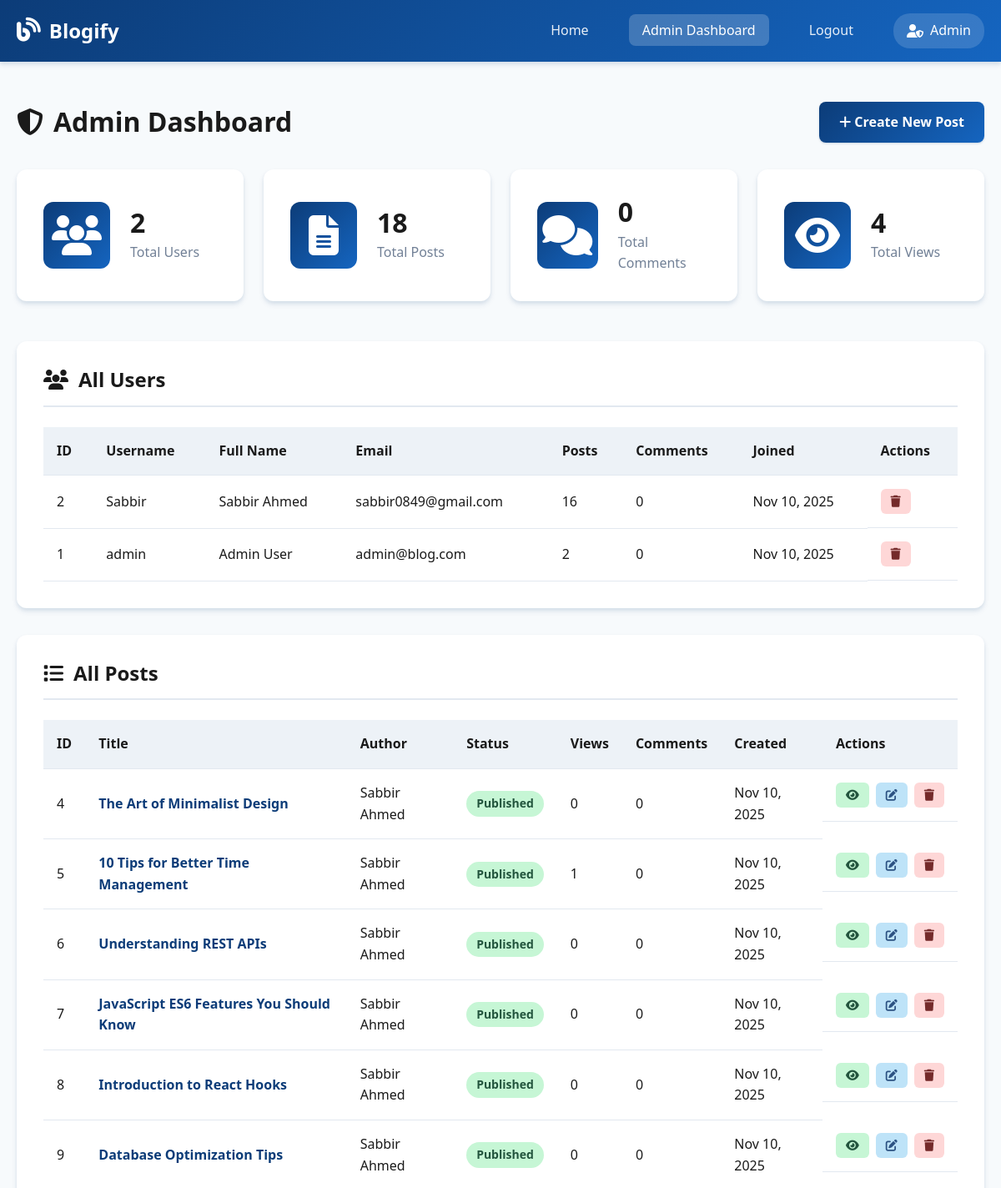
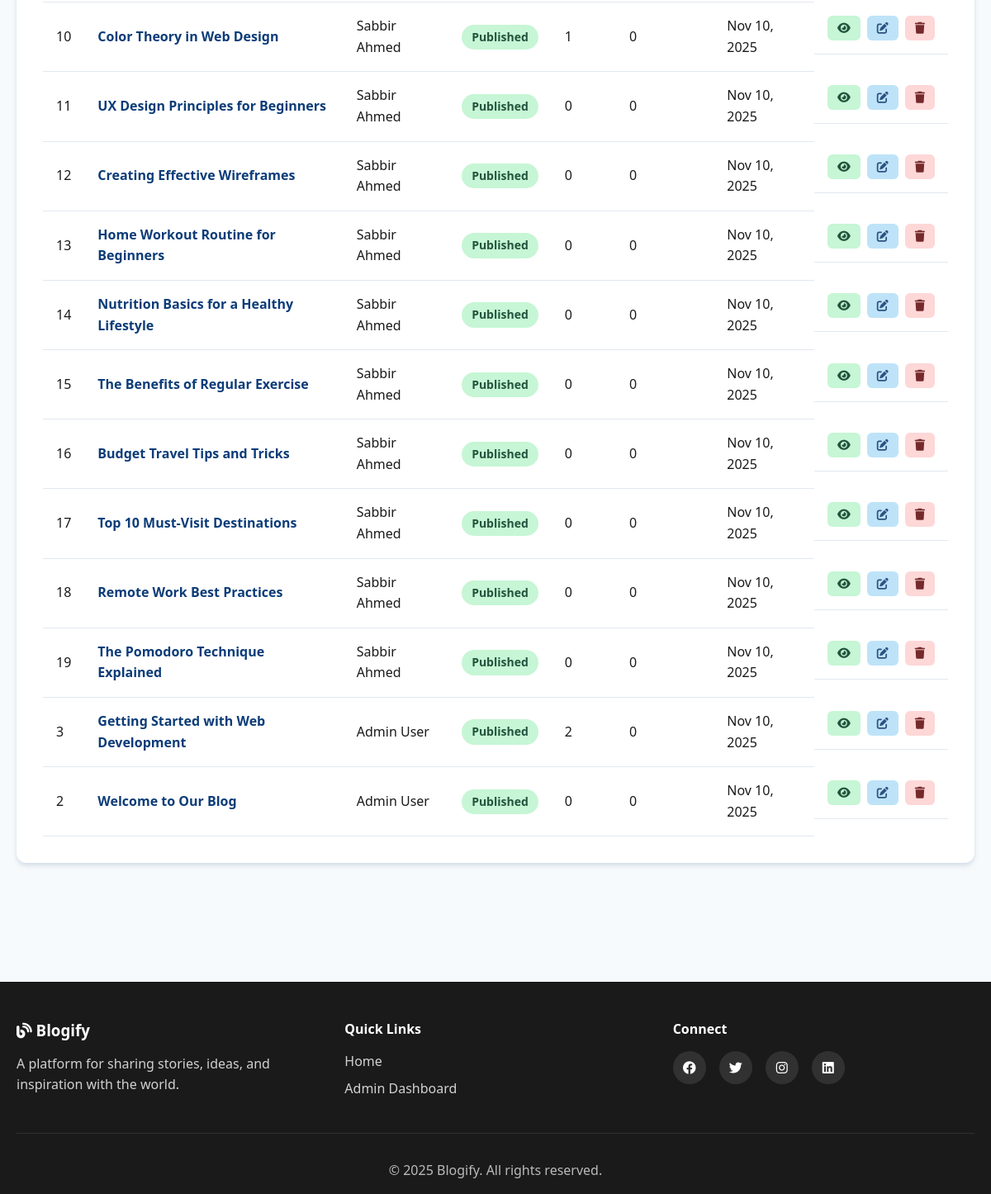
Screenshot of /admin/dashboard.php (signed in) with the database file from the repository (2 pictures, top to bottom).
### tables this page shows
CREATE TABLE `users` (
  `id` int NOT NULL,
  `username` varchar(50) NOT NULL,
  `email` varchar(100) NOT NULL,
  `password` varchar(255) NOT NULL,
  `full_name` varchar(100) NOT NULL,
  `bio` text,
  `created_at` timestamp NOT NULL DEFAULT CURRENT_TIMESTAMP,
  `updated_at` timestamp NOT NULL DEFAULT CURRENT_TIMESTAMP ON UPDATE CURRENT_TIMESTAMP
);

CREATE TABLE `posts` (
  `id` int NOT NULL,
  `user_id` int NOT NULL,
  `title` varchar(255) NOT NULL,
  `slug` varchar(255) NOT NULL,
  `content` text NOT NULL,
  `status` enum('draft','published') DEFAULT 'published',
  `views` int DEFAULT '0',
  `created_at` timestamp NOT NULL DEFAULT CURRENT_TIMESTAMP,
  `updated_at` timestamp NOT NULL DEFAULT CURRENT_TIMESTAMP ON UPDATE CURRENT_TIMESTAMP
);

### admin/dashboard.php (the view, shortened to what this page needs)
<?php
require_once '../config/db.php';
$total_users_query = "SELECT COUNT(*) as count FROM users";
$total_users = $conn->query($total_users_query)->fetch_assoc()['count'];
$total_posts_query = "SELECT COUNT(*) as count FROM posts";
$total_posts = $conn->query($total_posts_query)->fetch_assoc()['count'];
$total_comments_query = "SELECT COUNT(*) as count FROM comments";
$total_comments = $conn->query($total_comments_query)->fetch_assoc()['count'];
$total_views_query = "SELECT SUM(views) as total FROM posts";
$total_views = $conn->query($total_views_query)->fetch_assoc()['total'] ?? 0;
$users_query = "SELECT u.*,
                (SELECT COUNT(*) FROM posts WHERE user_id = u.id) as post_count,
                (SELECT COUNT(*) FROM comments WHERE user_id = u.id) as comment_count
                FROM users u
                ORDER BY u.created_at DESC";
$users_result = $conn->query($users_query);
$users = [];
while ($row = $users_result->fetch_assoc()) {
    $users[] = $row;
}
$posts_query = "SELECT p.*, u.username, u.full_name,
                (SELECT COUNT(*) FROM comments WHERE post_id = p.id) as comment_count
                FROM posts p
                JOIN users u ON p.user_id = u.id
                ORDER BY p.created_at DESC";
$posts_result = $conn->query($posts_query);
$posts = [];
while ($row = $posts_result->fetch_assoc()) {
    $posts[] = $row;
}
?>
<?php include 'header.php'; ?>
    <section class="dashboard-section">
        <div class="container">
            <div class="dashboard-header">
                <h1><i class="fas fa-shield-alt"></i> Admin Dashboard</h1>
                <a href="create-post.php" class="btn-primary">
                    <i class="fas fa-plus"></i> Create New Post
                </a>
            </div>
            <div class="stats-grid">
                <div class="stat-card">
                    <div class="stat-icon">
                        <i class="fas fa-users"></i>
                    </div>
                    <div class="stat-content">
                        <h3><?php echo $total_users; ?></h3>
                        <p>Total Users</p>
                    </div>
                </div>
                <div class="stat-card">
                    <div class="stat-icon">
                        <i class="fas fa-file-alt"></i>
                    </div>
                    <div class="stat-content">
                        <h3><?php echo $total_posts; ?></h3>
                        <p>Total Posts</p>
                    </div>
                </div>
                <div class="stat-card">
                    <div class="stat-icon">
                        <i class="fas fa-comments"></i>
                    </div>
                    <div class="stat-content">
                        <h3><?php echo $total_comments; ?></h3>
                        <p>Total Comments</p>
                    </div>
                </div>
                <div class="stat-card">
                    <div class="stat-icon">
                        <i class="fas fa-eye"></i>
                    </div>
                    <div class="stat-content">
                        <h3><?php echo number_format($total_views); ?></h3>
                        <p>Total Views</p>
                    </div>
                </div>
            </div>
            <div class="dashboard-card">
                <h2><i class="fas fa-users"></i> All Users</h2>
                <div class="table-responsive">
                    <table class="data-table">
                        <thead>
                            <tr>
                                <th>ID</th>
                                <th>Username</th>
                                <th>Full Name</th>
                                <th>Email</th>
                                <th>Posts</th>
                                <th>Comments</th>
                                <th>Joined</th>
                                <th>Actions</th>
                            </tr>
                        </thead>
                        <tbody>
                            <?php foreach ($users as $user): ?>
                                <tr>
                                    <td><?php echo $user['id']; ?></td>
                                    <td><?php echo htmlspecialchars($user['username']); ?></td>
                                    <td><?php echo htmlspecialchars($user['full_name']); ?></td>
                                    <td><?php echo htmlspecialchars($user['email']); ?></td>
                                    <td><?php echo $user['post_count']; ?></td>
                                    <td><?php echo $user['comment_count']; ?></td>
                                    <td><?php echo date('M d, Y', strtotime($user['created_at'])); ?></td>
                                    <td class="actions">
                                        <a href="dashboard.php?action=delete_user&id=<?php echo $user['id']; ?>"
                                           class="btn-action btn-delete"
                                           title="Delete"
                                           onclick="return confirm('Are you sure you want to delete this user? This will also delete all their posts and comments.');">
                                            <i class="fas fa-trash"></i>
                                        </a>
                                    </td>
                                </tr>
                            <?php endforeach; ?>
                        </tbody>
                    </table>
                </div>
            </div>
            <div class="dashboard-card">
                <h2><i class="fas fa-list"></i> All Posts</h2>
                <div class="table-responsive">
                    <table class="data-table">
                        <thead>
                            <tr>
                                <th>ID</th>
                                <th>Title</th>
                                <th>Author</th>
                                <th>Status</th>
                                <th>Views</th>
                                <th>Comments</th>
                                <th>Created</th>
                                <th>Actions</th>
                            </tr>
                        </thead>
                        <tbody>
                            <?php foreach ($posts as $post): ?>
                                <tr>
                                    <td><?php echo $post['id']; ?></td>
                                    <td>
                                        <a href="../post.php?slug=<?php echo urlencode($post['slug']); ?>" class="post-title-link">
                                            <?php echo htmlspecialchars($post['title']); ?>
                                        </a>
                                    </td>
                                    <td><?php echo htmlspecialchars($post['full_name']); ?></td>
                                    <td>
                                        <span class="badge badge-<?php echo $post['status']; ?>">
                                            <?php echo ucfirst($post['status']); ?>
                                        </span>
                                    </td>
                                    <td><?php echo number_format($post['views']); ?></td>
                                    <td><?php echo $post['comment_count']; ?></td>
                                    <td><?php echo date('M d, Y', strtotime($post['created_at'])); ?></td>
                                    <td class="actions">
                                        <a href="../post.php?slug=<?php echo urlencode($post['slug']); ?>"
                                           class="btn-action btn-view"
                                           title="View"
                                           target="_blank">
                                            <i class="fas fa-eye"></i>
                                        </a>
                                        <a href="edit-post.php?id=<?php echo $post['id']; ?>"
                                           class="btn-action btn-edit"
                                           title="Edit">
                                            <i class="fas fa-edit"></i>
                                        </a>
                                        <a href="dashboard.php?action=delete_post&id=<?php echo $post['id']; ?>"
                                           class="btn-action btn-delete"
                                           title="Delete"
                                           onclick="return confirm('Are you sure you want to delete this post?');">
                                            <i class="fas fa-trash"></i>
                                        </a>
                                    </td>
                                </tr>
                            <?php endforeach; ?>
                        </tbody>
                    </table>
                </div>
            </div>
        </div>
    </section>
    <?php include 'footer.php'; ?>

### assets/css/style.css (style rules this page uses)
* { margin: 0; padding: 0; box-sizing: border-box; }
:root { --primary-color: #0C3C78; --primary-dark: #082a54; --secondary-color: #1565C0; --accent-color: #2196F3; --text-primary: #1a1a1a; --text-secondary: #4a5568; --text-light: #718096; --bg-primary: #ffffff; --bg-secondary: #f7fafc; --bg-gray: #edf2f7; --border-color: #e2e8f0; --success: #48bb78; --error: #f56565; --warning: #ed8936; --shadow-sm: 0 1px 3px rgba(12, 60, 120, 0.12), 0 1px 2px rgba(12, 60, 120, 0.08); --shadow-md: 0 4px 6px rgba(12, 60, 120, 0.1), 0 2px 4px rgba(12, 60, 120, 0.06); --shadow-lg: 0 10px 15px rgba(12, 60, 120, 0.1), 0 4px 6px rgba(12, 60, 120, 0.05); --shadow-xl: 0 20px 25px rgba(12, 60, 120, 0.15), 0 10px 10px rgba(12, 60, 120, 0.04); --transition: all 0.3s cubic-bezier(0.4, 0, 0.2, 1); --header-z: 10060; --nav-z: 10070; --overlay-z: 10049; --toggle-z: 10061; }
body { font-family: 'Segoe UI', Tahoma, Geneva, Verdana, sans-serif; line-height: 1.6; color: var(--text-primary); background-color: var(--bg-secondary); overflow-x: hidden; }
h1, h2, h3, h4, h5, h6 { font-weight: 700; line-height: 1.2; color: var(--text-primary); }
a { text-decoration: none; color: var(--primary-color); transition: var(--transition); }
.container { max-width: 1200px; margin: 0 auto; padding: 0 20px; }
.btn-primary { display: inline-block; padding: 0.75rem 1.5rem; background: linear-gradient(135deg, var(--primary-color), var(--secondary-color)); color: white; border: none; border-radius: 8px; font-weight: 600; cursor: pointer; transition: var(--transition); box-shadow: var(--shadow-sm); }
.dashboard-section { padding: 3rem 0; min-height: calc(100vh - 200px); }
.dashboard-header { display: flex; justify-content: space-between; align-items: center; margin-bottom: 2rem; flex-wrap: wrap; gap: 1rem; }
.dashboard-header h1 { font-size: 2rem; display: flex; align-items: center; gap: 0.75rem; }
.stats-grid { display: grid; grid-template-columns: repeat(auto-fit, minmax(250px, 1fr)); gap: 1.5rem; margin-bottom: 3rem; }
.stat-card { background: var(--bg-primary); padding: 2rem; border-radius: 12px; box-shadow: var(--shadow-md); display: flex; align-items: center; gap: 1.5rem; transition: var(--transition); }
.stat-icon { font-size: 3rem; color: white; background: linear-gradient(135deg, #0C3C78, #1565C0); width: 80px; height: 80px; display: flex; align-items: center; justify-content: center; border-radius: 12px; }
.stat-content h3 { font-size: 2rem; margin-bottom: 0.25rem; }
.stat-content p { color: var(--text-light); }
.dashboard-card { background: var(--bg-primary); padding: 2rem; border-radius: 12px; box-shadow: var(--shadow-md); margin-bottom: 2rem; }
.dashboard-card h2 { display: flex; align-items: center; gap: 0.75rem; margin-bottom: 1.5rem; padding-bottom: 1rem; border-bottom: 2px solid var(--border-color); }
.table-responsive { overflow-x: auto; }
.data-table { width: 100%; border-collapse: collapse; }
.data-table th, .data-table td { padding: 1rem; text-align: left; border-bottom: 1px solid var(--border-color); }
.data-table th { background: var(--bg-gray); font-weight: 600; color: var(--text-primary); }
.data-table tbody tr { transition: var(--transition); }
.post-title-link { color: var(--primary-color); font-weight: 600; }
.badge { display: inline-block; padding: 0.25rem 0.75rem; border-radius: 20px; font-size: 0.875rem; font-weight: 600; }
.badge-published { background: #c6f6d5; color: #22543d; }
.actions { display: flex; gap: 0.5rem; }
.btn-action { padding: 0.5rem 0.75rem; border-radius: 6px; font-size: 0.875rem; transition: var(--transition); display: inline-flex; align-items: center; justify-content: center; }
.btn-edit { background: #bee3f8; color: #2c5282; }
.btn-delete { background: #fed7d7; color: #742a2a; }
.btn-view { background: #c6f6d5; color: #22543d; }

### rows the page displays
users: id "2", username "Sabbir", full_name "Sabbir Ahmed", email "sabbir0849@gmail.com", post_count "16", comment_count "0", created_at "Nov 10, 2025"
users: id "1", username "admin", full_name "Admin User", email "admin@blog.com", post_count "2", comment_count "0", created_at "Nov 10, 2025"
posts: id "4", title "The Art of Minimalist Design", user.full_name "Sabbir Ahmed", status "Published", views "0", comment_count "0", created_at "Nov 10, 2025"
posts: id "5", title "10 Tips for Better Time Management", user.full_name "Sabbir Ahmed", status "Published", views "1", comment_count "0", created_at "Nov 10, 2025"
posts: id "6", title "Understanding REST APIs", user.full_name "Sabbir Ahmed", status "Published", views "0", comment_count "0", created_at "Nov 10, 2025"
posts: id "7", title "JavaScript ES6 Features You Should Know", user.full_name "Sabbir Ahmed", status "Published", views "0", comment_count "0", created_at "Nov 10, 2025"
posts: id "8", title "Introduction to React Hooks", user.full_name "Sabbir Ahmed", status "Published", views "0", comment_count "0", created_at "Nov 10, 2025"
posts: id "9", title "Database Optimization Tips", user.full_name "Sabbir Ahmed", status "Published", views "0", comment_count "0", created_at "Nov 10, 2025"
posts: id "10", title "Color Theory in Web Design", user.full_name "Sabbir Ahmed", status "Published", views "1", comment_count "0", created_at "Nov 10, 2025"
posts: id "11", title "UX Design Principles for Beginners", user.full_name "Sabbir Ahmed", status "Published", views "0", comment_count "0", created_at "Nov 10, 2025"
posts: id "12", title "Creating Effective Wireframes", user.full_name "Sabbir Ahmed", status "Published", views "0", comment_count "0", created_at "Nov 10, 2025"
posts: id "13", title "Home Workout Routine for Beginners", user.full_name "Sabbir Ahmed", status "Published", views "0", comment_count "0", created_at "Nov 10, 2025"
posts: id "14", title "Nutrition Basics for a Healthy Lifestyle", user.full_name "Sabbir Ahmed", status "Published", views "0", comment_count "0", created_at "Nov 10, 2025"
posts: id "15", title "The Benefits of Regular Exercise", user.full_name "Sabbir Ahmed", status "Published", views "0", comment_count "0", created_at "Nov 10, 2025"
posts: id "16", title "Budget Travel Tips and Tricks", user.full_name "Sabbir Ahmed", status "Published", views "0", comment_count "0", created_at "Nov 10, 2025"
posts: id "17", title "Top 10 Must-Visit Destinations", user.full_name "Sabbir Ahmed", status "Published", views "0", comment_count "0", created_at "Nov 10, 2025"
posts: id "18", title "Remote Work Best Practices", user.full_name "Sabbir Ahmed", status "Published", views "0", comment_count "0", created_at "Nov 10, 2025"
posts: id "19", title "The Pomodoro Technique Explained", user.full_name "Sabbir Ahmed", status "Published", views "0", comment_count "0", created_at "Nov 10, 2025"
posts: id "3", title "Getting Started with Web Development", user.full_name "Admin User", status "Published", views "2", comment_count "0", created_at "Nov 10, 2025"
posts: id "2", title "Welcome to Our Blog", user.full_name "Admin User", status "Published", views "0", comment_count "0", created_at "Nov 10, 2025"

### other values shown
$total_users "2"
$total_posts "18"
$total_comments "0"
$total_views "4"
